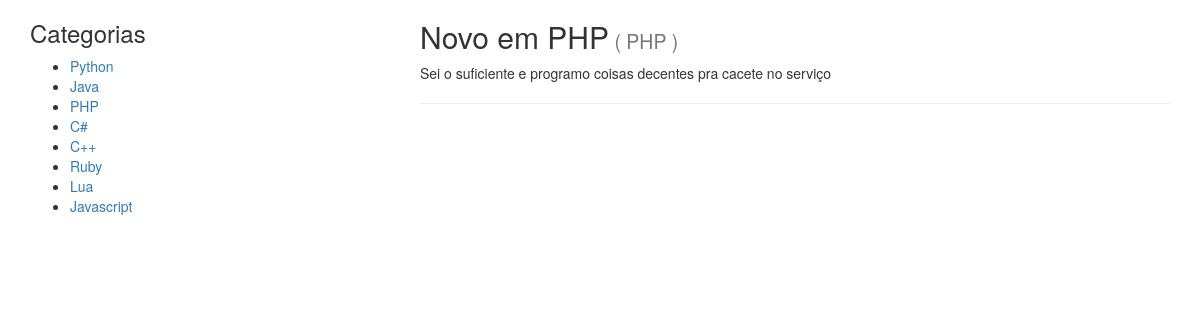
The app's page /blog/category/3 with its own data.
### blog/models.py (models this page shows, shortened)
class Category(models.Model):
    name = models.CharField(max_length=255)
    class Meta:
        verbose_name_plural = 'Categories'

class Post(models.Model):
    category = models.ForeignKey(Category)
    name = models.CharField(max_length=255)
    content = models.TextField()
    STATUS_CHOICES = (
        ('Draft', 'Draft'),
        ('Published', 'Published')
    )
    status = models.CharField(max_length=20, choices=STATUS_CHOICES, default='Draft');
    created_at = models.DateTimeField(auto_now_add=True)

### blog/views.py (the view)
# urls.py: url(r'category/(?P<category_id>\d+)', views.show_posts_by_category, name='blog.posts_by_category'),
def show_posts_by_category(request, category_id):
    all_categories = getAllCategories()
    cat = Category.objects.get(pk=category_id)
    if category_id is not None:
        posts = Post.objects.filter(category=cat)
    else:
        posts = Post.objects.all()
    context = {
        'name': 'Leandro Manzano Merlo',
        "languages": all_categories,
        'posts': posts,
    }
    return render(request, 'blog/home.html', context)

### blog/views.py (called while the page is built)
def getAllCategories():
    return Category.objects.all();

### templates/blog/home.html (shortened to what this page needs)
{% extends 'blog/layout.html' %}
{% block content %}
{% for post in posts %}
<article>
    <h2>{{ post.name }}<small> ( {{ post.category.name }} )</small></h2>
    <p>{{ post.content }}</p>
</article>
{% endfor %}
<hr />
{% endblock %}

### templates/blog/layout.html (shortened to what this page needs)
<!DOCTYPE html>
<html lang="en">
<head>
    <link rel="stylesheet" href="https://maxcdn.bootstrapcdn.com/bootstrap/3.3.7/css/bootstrap.min.css">
    <link rel="stylesheet" href="https://maxcdn.bootstrapcdn.com/bootstrap/3.3.7/css/bootstrap-theme.min.css">
</head>
<body>
<div class="container">
    <div class="row">
        <aside id="menu" class="col-md-4">
            <h3>Categorias</h3>
            <ul>
                {% for lang in languages %}
                <li><a href="{% url 'blog.posts_by_category' lang.id %}">{{lang.name}}</a></li>
                {% endfor %}
            </ul>
        </aside>
        <section id="content" class="col-md-8">
            {% block content %}
            {% endblock %}
        </section>
    </div>
</div>
</body>
</html>

### records on screen
Category: name "Python"
Category: name "Java"
Category: name "PHP"
Category: name "C#"
Category: name "C++"
Category: name "Ruby"
Category: name "Lua"
Category: name "Javascript"
Post: name "Novo em PHP", category.name "PHP", content "Sei o suficiente e programo coisas decentes pra cacete no serviço"
